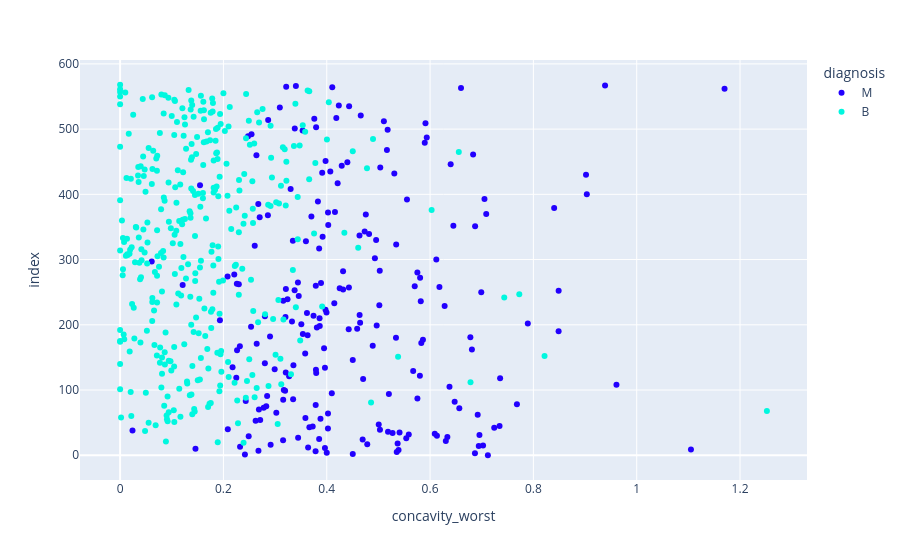

Notebook cell for this chart:
### Markdown cell above
<h1> Step 3.4 Visualise the data set </h1>
Draw a scatter plot on concavity_worst field and understand the spread of malignancy

### Code cell
# same idea with concavity_worst - a clearer separation than symmetry
px.scatter(data_frame=df,x='concavity_worst',color='diagnosis',color_discrete_sequence=['#2200FE','#00F7DF'])

### Figure 1 — Plotly figure (JSON) as saved in the notebook; plotly's stock layout.template omitted (floating-point values rounded to 4 significant figures; data arrays with more than 128 entries replaced by an {"elided": "..."} marker saying what was removed)
{"data": [{"hovertemplate": "diagnosis=M<br>concavity_worst=%{x}<br>index=%{y}<extra></extra>", "legendgroup": "M", "marker": {"color": "#2200FE", "symbol": "circle"}, "mode": "markers", "name": "M", "orientation": "h", "showlegend": true, "type": "scatter", "x": {"elided": "212 float values"}, "xaxis": "x", "y": {"elided": "212 int values"}, "yaxis": "y"}, {"hovertemplate": "diagnosis=B<br>concavity_worst=%{x}<br>index=%{y}<extra></extra>", "legendgroup": "B", "marker": {"color": "#00F7DF", "symbol": "circle"}, "mode": "markers", "name": "B", "orientation": "h", "showlegend": true, "type": "scatter", "x": {"elided": "357 float values"}, "xaxis": "x", "y": {"elided": "357 int values"}, "yaxis": "y"}], "layout": {"legend": {"title": {"text": "diagnosis"}, "tracegroupgap": 0}, "margin": {"t": 60}, "xaxis": {"anchor": "y", "domain": [0, 1], "title": {"text": "concavity_worst"}}, "yaxis": {"anchor": "x", "domain": [0, 1], "title": {"text": "index"}}}}
